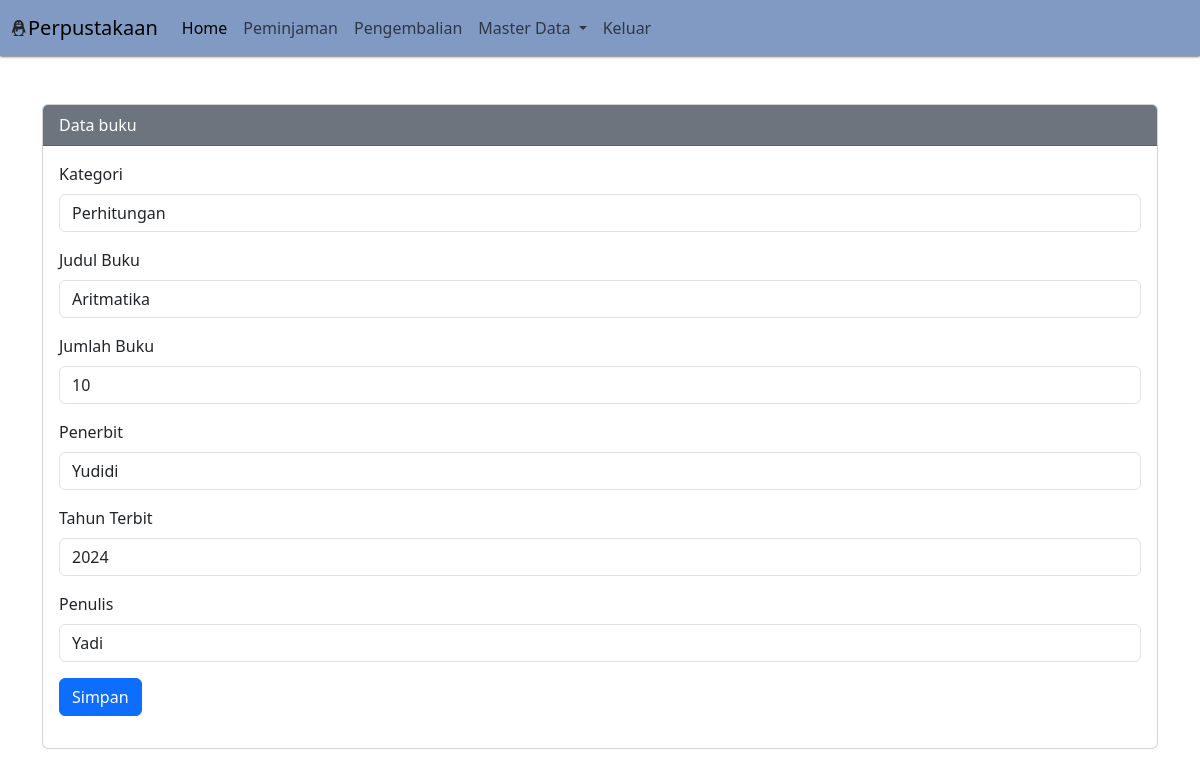
The app's page /?pg=tambah-buku&edit=1 with its own data.
### tables this page shows
CREATE TABLE `buku` (
  `id` int(11) NOT NULL,
  `id_kategori` int(11) NOT NULL,
  `judul` varchar(50) NOT NULL,
  `jumlah` int(11) NOT NULL,
  `penerbit` varchar(50) NOT NULL,
  `tahun_terbit` varchar(5) NOT NULL,
  `penulis` varchar(100) NOT NULL,
  `created_at` timestamp NOT NULL DEFAULT current_timestamp(),
  `updated_at` timestamp NOT NULL DEFAULT current_timestamp() ON UPDATE current_timestamp()
);

CREATE TABLE `kategori` (
  `id` int(11) NOT NULL,
  `nama_kategori` varchar(50) NOT NULL,
  `keterangan` text NOT NULL,
  `created_at` timestamp NOT NULL DEFAULT current_timestamp(),
  `updated_at` timestamp NOT NULL DEFAULT current_timestamp() ON UPDATE current_timestamp()
);

### content/tambah-buku.php (the view, shortened to what this page needs)
<?php
if (isset($_GET['edit'])) {
    $id = $_GET['edit'];
    $edit = mysqli_query($koneksi, "SELECT * FROM buku WHERE id = '$id'");
    $rowBuku = mysqli_fetch_assoc($edit);
}
$kategori = mysqli_query($koneksi, "SELECT * FROM kategori ORDER BY id DESC");
?>
<div class="container mt-5">
    <div class="row">
        <div class="col-sm-12">
            <div class="card">
                <div class="card-header bg-secondary text-white">Data buku</div>
                <div class="card-body">
                    <form action="" method="post">
                        <div class="mb-3">
                            <label for="" class="form-label">Kategori</label>
                            <select name="id_kategori" id="" class="form-control">
                                <?php while ($rowKategori = mysqli_fetch_assoc($kategori)) : ?>
                                    <option <?php echo isset($rowBuku['id_kategori']) ? ($rowBuku['id_kategori'] == $rowKategori['id']) ? 'selected' : '' : '' ?> value="<?php echo $rowKategori['id'] ?>"><?php echo $rowKategori['nama_kategori'] ?></option>
                                <?php endwhile ?>
                            </select>
                        </div>
                        <div class="mb-3">
                            <label for="" class="form-label">Judul Buku</label>
                            <input value="<?php echo ($rowBuku['judul'] ?? '') ?>" type="text" class="form-control" name="judul">
                        </div>
                        <div class="mb-3">
                            <label for="" class="form-label">Jumlah Buku</label>
                            <input value="<?php echo ($rowBuku['jumlah'] ?? '') ?>" type="number" class="form-control" name="jumlah">
                        </div>
                        <div class="mb-3">
                            <label for="" class="form-label">Penerbit</label>
                            <input value="<?php echo ($rowBuku['penerbit'] ?? '') ?>" type="text" class="form-control" name="penerbit">
                        </div>
                        <div class="mb-3">
                            <label for="" class="form-label">Tahun Terbit</label>
                            <input value="<?php echo ($rowBuku['tahun_terbit'] ?? '') ?>" type="text" class="form-control" name="tahun_terbit">
                        </div>
                        <div class="mb-3">
                            <label for="" class="form-label">Penulis</label>
                            <input value="<?php echo ($rowBuku['penulis'] ?? '') ?>" type="text" class="form-control" name="penulis">
                        </div>
                        <div class="mb-3">
                            <input type="submit" class="btn btn-primary" name="simpan" value="Simpan">
                        </div>
                    </form>
                </div>
            </div>
        </div>
    </div>
</div>

### index.php (style rules this page uses)
body { background-image: url('assets/img/1.jpg'); background-size: cover; }

### records on screen
buku: id_kategori "Perhitungan", judul "Aritmatika", jumlah "10", penerbit "Yudidi", tahun_terbit "2024", penulis "Yadi"
